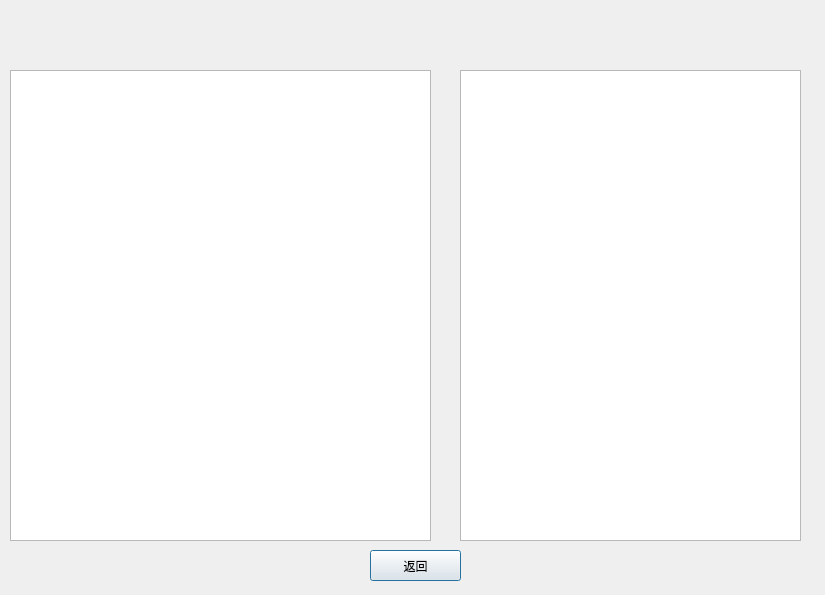
<?xml version="1.0" encoding="UTF-8"?>
<ui version="4.0">
 <class>exec_window</class>
 <widget class="QDialog" name="exec_window">
  <property name="geometry">
   <rect>
    <x>0</x>
    <y>0</y>
    <width>825</width>
    <height>595</height>
   </rect>
  </property>
  <property name="windowTitle">
   <string>进程调度结果</string>
  </property>
  <widget class="QListWidget" name="list_process">
   <property name="geometry">
    <rect>
     <x>460</x>
     <y>70</y>
     <width>341</width>
     <height>471</height>
    </rect>
   </property>
  </widget>
  <widget class="QTableWidget" name="table_result">
   <property name="geometry">
    <rect>
     <x>10</x>
     <y>70</y>
     <width>421</width>
     <height>471</height>
    </rect>
   </property>
  </widget>
  <widget class="QPushButton" name="btn_ret">
   <property name="geometry">
    <rect>
     <x>370</x>
     <y>550</y>
     <width>91</width>
     <height>31</height>
    </rect>
   </property>
   <property name="text">
    <string>返回</string>
   </property>
  </widget>
  <widget class="QLabel" name="label">
   <property name="geometry">
    <rect>
     <x>100</x>
     <y>20</y>
     <width>221</width>
     <height>31</height>
    </rect>
   </property>
   <property name="text">
    <string/>
   </property>
  </widget>
 </widget>
 <resources/>
 <connections/>
</ui>
